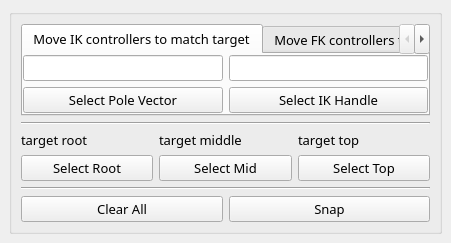
<?xml version="1.0" encoding="UTF-8"?>
<ui version="4.0">
 <class>MainWindow</class>
 <widget class="QMainWindow" name="MainWindow">
  <property name="geometry">
   <rect>
    <x>0</x>
    <y>0</y>
    <width>451</width>
    <height>226</height>
   </rect>
  </property>
  <property name="windowTitle">
   <string>Snap</string>
  </property>
  <widget class="QWidget" name="centralwidget">
   <layout class="QHBoxLayout" name="horizontalLayout">
    <item>
     <widget class="QGroupBox" name="groupBox">
      <property name="font">
       <font>
        <family>Bahnschrift</family>
        <pointsize>10</pointsize>
       </font>
      </property>
      <property name="title">
       <string/>
      </property>
      <layout class="QVBoxLayout" name="verticalLayout">
       <item>
        <widget class="QTabWidget" name="tabWidget">
         <property name="maximumSize">
          <size>
           <width>501</width>
           <height>16777215</height>
          </size>
         </property>
         <property name="currentIndex">
          <number>0</number>
         </property>
         <widget class="QWidget" name="ui_ikTab">
          <attribute name="title">
           <string>Move IK controllers to match target</string>
          </attribute>
          <layout class="QVBoxLayout" name="verticalLayout_3">
           <property name="leftMargin">
            <number>0</number>
           </property>
           <property name="topMargin">
            <number>0</number>
           </property>
           <property name="rightMargin">
            <number>0</number>
           </property>
           <property name="bottomMargin">
            <number>0</number>
           </property>
           <item>
            <layout class="QGridLayout" name="gridLayout" rowstretch="0,0">
             <item row="1" column="1">
              <widget class="QPushButton" name="ui_ik_handle_Btn">
               <property name="text">
                <string>Select IK Handle</string>
               </property>
              </widget>
             </item>
             <item row="0" column="1">
              <widget class="QLineEdit" name="ui_ik_handle_LineEdit"/>
             </item>
             <item row="0" column="0">
              <widget class="QLineEdit" name="ui_ik_pole_LineEdit"/>
             </item>
             <item row="1" column="0">
              <widget class="QPushButton" name="ui_ik_pole_Btn">
               <property name="text">
                <string>Select Pole Vector</string>
               </property>
              </widget>
             </item>
            </layout>
           </item>
          </layout>
         </widget>
         <widget class="QWidget" name="ui_fkTab">
          <attribute name="title">
           <string>Move FK controllers to match target</string>
          </attribute>
          <layout class="QVBoxLayout" name="verticalLayout_2">
           <property name="leftMargin">
            <number>0</number>
           </property>
           <property name="topMargin">
            <number>0</number>
           </property>
           <property name="rightMargin">
            <number>0</number>
           </property>
           <property name="bottomMargin">
            <number>0</number>
           </property>
           <item>
            <layout class="QGridLayout" name="gridLayout_2">
             <item row="1" column="1">
              <widget class="QPushButton" name="ui_fk_ctrl_mid_Btn">
               <property name="text">
                <string>Select Mid</string>
               </property>
              </widget>
             </item>
             <item row="0" column="1">
              <widget class="QLineEdit" name="ui_fk_ctrl_mid_LineEdit"/>
             </item>
             <item row="0" column="2">
              <widget class="QLineEdit" name="ui_fk_ctrl_top_LineEdit"/>
             </item>
             <item row="1" column="2">
              <widget class="QPushButton" name="ui_fk_ctrl_top_Btn">
               <property name="text">
                <string>Select Top</string>
               </property>
              </widget>
             </item>
             <item row="1" column="0">
              <widget class="QPushButton" name="ui_fk_ctrl_root_Btn">
               <property name="text">
                <string>Select Root</string>
               </property>
              </widget>
             </item>
             <item row="0" column="0">
              <widget class="QLineEdit" name="ui_fk_ctrl_root_LineEdit"/>
             </item>
            </layout>
           </item>
          </layout>
         </widget>
        </widget>
       </item>
       <item>
        <widget class="Line" name="line_2">
         <property name="orientation">
          <enum>Qt::Horizontal</enum>
         </property>
        </widget>
       </item>
       <item>
        <layout class="QGridLayout" name="gridLayout_4">
         <item row="2" column="2">
          <widget class="QPushButton" name="ui_top_Btn">
           <property name="sizePolicy">
            <sizepolicy hsizetype="Expanding" vsizetype="Fixed">
             <horstretch>0</horstretch>
             <verstretch>0</verstretch>
            </sizepolicy>
           </property>
           <property name="text">
            <string>Select Top</string>
           </property>
          </widget>
         </item>
         <item row="2" column="1">
          <widget class="QPushButton" name="ui_mid_Btn">
           <property name="sizePolicy">
            <sizepolicy hsizetype="Expanding" vsizetype="Fixed">
             <horstretch>0</horstretch>
             <verstretch>0</verstretch>
            </sizepolicy>
           </property>
           <property name="text">
            <string>Select Mid</string>
           </property>
          </widget>
         </item>
         <item row="2" column="0">
          <widget class="QPushButton" name="ui_root_Btn">
           <property name="sizePolicy">
            <sizepolicy hsizetype="Expanding" vsizetype="Fixed">
             <horstretch>0</horstretch>
             <verstretch>0</verstretch>
            </sizepolicy>
           </property>
           <property name="text">
            <string>Select Root</string>
           </property>
          </widget>
         </item>
         <item row="1" column="2">
          <widget class="QLabel" name="ui_top_Label">
           <property name="text">
            <string>&lt;html&gt;&lt;head/&gt;&lt;body&gt;&lt;p&gt;target top&lt;/p&gt;&lt;/body&gt;&lt;/html&gt;</string>
           </property>
          </widget>
         </item>
         <item row="1" column="1">
          <widget class="QLabel" name="ui_mid_Label">
           <property name="text">
            <string>&lt;html&gt;&lt;head/&gt;&lt;body&gt;&lt;p&gt;target middle&lt;/p&gt;&lt;/body&gt;&lt;/html&gt;</string>
           </property>
          </widget>
         </item>
         <item row="1" column="0">
          <widget class="QLabel" name="ui_root_Label">
           <property name="text">
            <string>&lt;html&gt;&lt;head/&gt;&lt;body&gt;&lt;p&gt;target root&lt;/p&gt;&lt;/body&gt;&lt;/html&gt;</string>
           </property>
          </widget>
         </item>
        </layout>
       </item>
       <item>
        <widget class="Line" name="line">
         <property name="orientation">
          <enum>Qt::Horizontal</enum>
         </property>
        </widget>
       </item>
       <item>
        <layout class="QHBoxLayout" name="horizontalLayout_2">
         <item>
          <widget class="QPushButton" name="pushButton_4">
           <property name="text">
            <string>Clear All</string>
           </property>
          </widget>
         </item>
         <item>
          <widget class="QPushButton" name="ui_snap_Btn">
           <property name="text">
            <string>Snap</string>
           </property>
          </widget>
         </item>
        </layout>
       </item>
      </layout>
     </widget>
    </item>
   </layout>
  </widget>
 </widget>
 <resources/>
 <connections/>
</ui>
